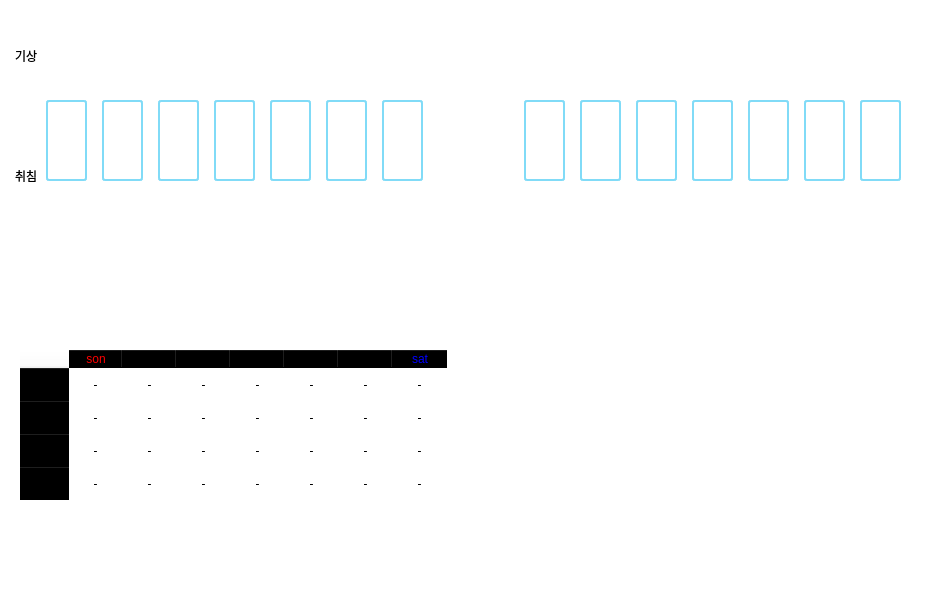
<?xml version="1.0" encoding="UTF-8"?>
<ui version="4.0">
 <class>btn1_widget</class>
 <widget class="QWidget" name="btn1_widget">
  <property name="geometry">
   <rect>
    <x>0</x>
    <y>0</y>
    <width>950</width>
    <height>600</height>
   </rect>
  </property>
  <property name="windowTitle">
   <string>Form</string>
  </property>
  <property name="styleSheet">
   <string notr="true">background-color: rgba(255, 255, 255, 0);</string>
  </property>
  <widget class="QLabel" name="box1">
   <property name="geometry">
    <rect>
     <x>10</x>
     <y>0</y>
     <width>461</width>
     <height>291</height>
    </rect>
   </property>
   <property name="styleSheet">
    <string notr="true">border-image: url(:/report_screen/report_box.png);</string>
   </property>
   <property name="text">
    <string/>
   </property>
  </widget>
  <widget class="QLabel" name="box2">
   <property name="geometry">
    <rect>
     <x>480</x>
     <y>0</y>
     <width>461</width>
     <height>291</height>
    </rect>
   </property>
   <property name="styleSheet">
    <string notr="true">border-image: url(:/report_screen/report_box.png);</string>
   </property>
   <property name="text">
    <string/>
   </property>
  </widget>
  <widget class="QLabel" name="box3">
   <property name="geometry">
    <rect>
     <x>10</x>
     <y>300</y>
     <width>461</width>
     <height>291</height>
    </rect>
   </property>
   <property name="styleSheet">
    <string notr="true">border-image: url(:/report_screen/report_box.png);</string>
   </property>
   <property name="text">
    <string/>
   </property>
  </widget>
  <widget class="QLabel" name="box4">
   <property name="geometry">
    <rect>
     <x>480</x>
     <y>300</y>
     <width>461</width>
     <height>291</height>
    </rect>
   </property>
   <property name="styleSheet">
    <string notr="true">border-image: url(:/report_screen/report_box.png);</string>
   </property>
   <property name="text">
    <string/>
   </property>
  </widget>
  <widget class="QLabel" name="line1">
   <property name="geometry">
    <rect>
     <x>35</x>
     <y>190</y>
     <width>400</width>
     <height>5</height>
    </rect>
   </property>
   <property name="styleSheet">
    <string notr="true">border-image: url(:/report_screen/report_devider.png);</string>
   </property>
   <property name="text">
    <string/>
   </property>
  </widget>
  <widget class="QLabel" name="line2">
   <property name="geometry">
    <rect>
     <x>515</x>
     <y>190</y>
     <width>400</width>
     <height>5</height>
    </rect>
   </property>
   <property name="styleSheet">
    <string notr="true">border-image: url(:/report_screen/report_devider.png);</string>
   </property>
   <property name="text">
    <string/>
   </property>
  </widget>
  <widget class="QLabel" name="text_meatl">
   <property name="geometry">
    <rect>
     <x>30</x>
     <y>310</y>
     <width>271</width>
     <height>47</height>
    </rect>
   </property>
   <property name="styleSheet">
    <string notr="true">border-image: url(:/report_screen/report_meal.png);</string>
   </property>
   <property name="text">
    <string/>
   </property>
  </widget>
  <widget class="QLabel" name="icon_meal">
   <property name="geometry">
    <rect>
     <x>35</x>
     <y>310</y>
     <width>40</width>
     <height>40</height>
    </rect>
   </property>
   <property name="styleSheet">
    <string notr="true">border-image: url(:/report_screen/report_pk.png);</string>
   </property>
   <property name="text">
    <string/>
   </property>
  </widget>
  <widget class="QLabel" name="icon_sleep">
   <property name="geometry">
    <rect>
     <x>35</x>
     <y>10</y>
     <width>40</width>
     <height>40</height>
    </rect>
   </property>
   <property name="styleSheet">
    <string notr="true">border-image: url(:/report_screen/report_moon.png);</string>
   </property>
   <property name="text">
    <string/>
   </property>
  </widget>
  <widget class="QLabel" name="text_sleep">
   <property name="geometry">
    <rect>
     <x>80</x>
     <y>10</y>
     <width>121</width>
     <height>47</height>
    </rect>
   </property>
   <property name="styleSheet">
    <string notr="true">border-image: url(:/report_screen/report_sleep.png);</string>
   </property>
   <property name="text">
    <string/>
   </property>
  </widget>
  <widget class="QLabel" name="text_sleep_2">
   <property name="geometry">
    <rect>
     <x>550</x>
     <y>10</y>
     <width>121</width>
     <height>47</height>
    </rect>
   </property>
   <property name="styleSheet">
    <string notr="true">border-image: url(:/report_screen/report_activepng.png)</string>
   </property>
   <property name="text">
    <string/>
   </property>
  </widget>
  <widget class="QLabel" name="icon_routine">
   <property name="geometry">
    <rect>
     <x>505</x>
     <y>10</y>
     <width>40</width>
     <height>40</height>
    </rect>
   </property>
   <property name="styleSheet">
    <string notr="true">border-image: url(:/report_screen/report_time.png);</string>
   </property>
   <property name="text">
    <string/>
   </property>
  </widget>
  <widget class="QLabel" name="score_label">
   <property name="geometry">
    <rect>
     <x>480</x>
     <y>360</y>
     <width>311</width>
     <height>71</height>
    </rect>
   </property>
   <property name="styleSheet">
    <string notr="true">border-image: url(:/report_screen/report_score.png);</string>
   </property>
   <property name="text">
    <string/>
   </property>
  </widget>
  <widget class="QTextBrowser" name="text_browser_sleep">
   <property name="geometry">
    <rect>
     <x>30</x>
     <y>220</y>
     <width>411</width>
     <height>71</height>
    </rect>
   </property>
   <property name="sizePolicy">
    <sizepolicy hsizetype="Expanding" vsizetype="Expanding">
     <horstretch>0</horstretch>
     <verstretch>0</verstretch>
    </sizepolicy>
   </property>
   <property name="styleSheet">
    <string notr="true">background-color: rgba(255, 255, 255, 0);
border: None;
font: 10pt &quot;마루 부리 Beta&quot;;</string>
   </property>
   <property name="verticalScrollBarPolicy">
    <enum>Qt::ScrollBarAlwaysOff</enum>
   </property>
   <property name="horizontalScrollBarPolicy">
    <enum>Qt::ScrollBarAlwaysOff</enum>
   </property>
   <property name="html">
    <string>&lt;!DOCTYPE HTML PUBLIC &quot;-//W3C//DTD HTML 4.0//EN&quot; &quot;http://www.w3.org/TR/REC-html40/strict.dtd&quot;&gt;
&lt;html&gt;&lt;head&gt;&lt;meta name=&quot;qrichtext&quot; content=&quot;1&quot; /&gt;&lt;style type=&quot;text/css&quot;&gt;
p, li { white-space: pre-wrap; }
&lt;/style&gt;&lt;/head&gt;&lt;body style=&quot; font-family:'마루 부리 Beta'; font-size:10pt; font-weight:400; font-style:normal;&quot;&gt;
&lt;p style=&quot;-qt-paragraph-type:empty; margin-top:0px; margin-bottom:0px; margin-left:0px; margin-right:0px; -qt-block-indent:0; text-indent:0px; font-size:12pt;&quot;&gt;&lt;br /&gt;&lt;/p&gt;&lt;/body&gt;&lt;/html&gt;</string>
   </property>
  </widget>
  <widget class="QTextBrowser" name="text_browser_active">
   <property name="geometry">
    <rect>
     <x>510</x>
     <y>230</y>
     <width>411</width>
     <height>51</height>
    </rect>
   </property>
   <property name="sizePolicy">
    <sizepolicy hsizetype="Expanding" vsizetype="Expanding">
     <horstretch>0</horstretch>
     <verstretch>0</verstretch>
    </sizepolicy>
   </property>
   <property name="styleSheet">
    <string notr="true">background-color: rgba(255, 255, 255, 0);
border: None;
font: 9pt &quot;마루 부리 Beta&quot;;</string>
   </property>
   <property name="verticalScrollBarPolicy">
    <enum>Qt::ScrollBarAlwaysOff</enum>
   </property>
   <property name="horizontalScrollBarPolicy">
    <enum>Qt::ScrollBarAlwaysOff</enum>
   </property>
   <property name="html">
    <string>&lt;!DOCTYPE HTML PUBLIC &quot;-//W3C//DTD HTML 4.0//EN&quot; &quot;http://www.w3.org/TR/REC-html40/strict.dtd&quot;&gt;
&lt;html&gt;&lt;head&gt;&lt;meta name=&quot;qrichtext&quot; content=&quot;1&quot; /&gt;&lt;style type=&quot;text/css&quot;&gt;
p, li { white-space: pre-wrap; }
&lt;/style&gt;&lt;/head&gt;&lt;body style=&quot; font-family:'마루 부리 Beta'; font-size:9pt; font-weight:400; font-style:normal;&quot;&gt;
&lt;p style=&quot;-qt-paragraph-type:empty; margin-top:0px; margin-bottom:0px; margin-left:0px; margin-right:0px; -qt-block-indent:0; text-indent:0px; font-size:12pt;&quot;&gt;&lt;br /&gt;&lt;/p&gt;&lt;/body&gt;&lt;/html&gt;</string>
   </property>
  </widget>
  <widget class="QTextBrowser" name="text_browser_total">
   <property name="geometry">
    <rect>
     <x>510</x>
     <y>420</y>
     <width>411</width>
     <height>151</height>
    </rect>
   </property>
   <property name="sizePolicy">
    <sizepolicy hsizetype="Expanding" vsizetype="Expanding">
     <horstretch>0</horstretch>
     <verstretch>0</verstretch>
    </sizepolicy>
   </property>
   <property name="styleSheet">
    <string notr="true">background-color: rgba(255, 255, 255, 0);
border: None;
font: 12pt &quot;마루 부리 Beta&quot;;</string>
   </property>
   <property name="verticalScrollBarPolicy">
    <enum>Qt::ScrollBarAlwaysOff</enum>
   </property>
   <property name="horizontalScrollBarPolicy">
    <enum>Qt::ScrollBarAlwaysOff</enum>
   </property>
   <property name="html">
    <string>&lt;!DOCTYPE HTML PUBLIC &quot;-//W3C//DTD HTML 4.0//EN&quot; &quot;http://www.w3.org/TR/REC-html40/strict.dtd&quot;&gt;
&lt;html&gt;&lt;head&gt;&lt;meta name=&quot;qrichtext&quot; content=&quot;1&quot; /&gt;&lt;style type=&quot;text/css&quot;&gt;
p, li { white-space: pre-wrap; }
&lt;/style&gt;&lt;/head&gt;&lt;body style=&quot; font-family:'마루 부리 Beta'; font-size:12pt; font-weight:400; font-style:normal;&quot;&gt;
&lt;p style=&quot;-qt-paragraph-type:empty; margin-top:0px; margin-bottom:0px; margin-left:0px; margin-right:0px; -qt-block-indent:0; text-indent:0px;&quot;&gt;&lt;br /&gt;&lt;/p&gt;&lt;/body&gt;&lt;/html&gt;</string>
   </property>
  </widget>
  <widget class="QTextBrowser" name="text_browser_score">
   <property name="geometry">
    <rect>
     <x>630</x>
     <y>370</y>
     <width>71</width>
     <height>41</height>
    </rect>
   </property>
   <property name="sizePolicy">
    <sizepolicy hsizetype="Expanding" vsizetype="Expanding">
     <horstretch>0</horstretch>
     <verstretch>0</verstretch>
    </sizepolicy>
   </property>
   <property name="styleSheet">
    <string notr="true">background-color: rgba(255, 255, 255, 0);
border: None;
font: 22pt &quot;마루 부리 Beta&quot;;
color: rgb(10, 204, 236);</string>
   </property>
   <property name="verticalScrollBarPolicy">
    <enum>Qt::ScrollBarAlwaysOff</enum>
   </property>
   <property name="horizontalScrollBarPolicy">
    <enum>Qt::ScrollBarAlwaysOff</enum>
   </property>
   <property name="html">
    <string>&lt;!DOCTYPE HTML PUBLIC &quot;-//W3C//DTD HTML 4.0//EN&quot; &quot;http://www.w3.org/TR/REC-html40/strict.dtd&quot;&gt;
&lt;html&gt;&lt;head&gt;&lt;meta name=&quot;qrichtext&quot; content=&quot;1&quot; /&gt;&lt;style type=&quot;text/css&quot;&gt;
p, li { white-space: pre-wrap; }
&lt;/style&gt;&lt;/head&gt;&lt;body style=&quot; font-family:'마루 부리 Beta'; font-size:22pt; font-weight:400; font-style:normal;&quot;&gt;
&lt;p style=&quot;-qt-paragraph-type:empty; margin-top:0px; margin-bottom:0px; margin-left:0px; margin-right:0px; -qt-block-indent:0; text-indent:0px; font-size:17pt;&quot;&gt;&lt;br /&gt;&lt;/p&gt;&lt;/body&gt;&lt;/html&gt;</string>
   </property>
  </widget>
  <widget class="QLabel" name="sleep_range">
   <property name="geometry">
    <rect>
     <x>38</x>
     <y>200</y>
     <width>391</width>
     <height>20</height>
    </rect>
   </property>
   <property name="styleSheet">
    <string notr="true">font: 10pt &quot;Fira Code Light&quot;;</string>
   </property>
   <property name="text">
    <string/>
   </property>
   <property name="alignment">
    <set>Qt::AlignCenter</set>
   </property>
  </widget>
  <widget class="QLabel" name="active_range">
   <property name="geometry">
    <rect>
     <x>518</x>
     <y>200</y>
     <width>391</width>
     <height>20</height>
    </rect>
   </property>
   <property name="styleSheet">
    <string notr="true">font: 10pt &quot;Fira Code Light&quot;;</string>
   </property>
   <property name="text">
    <string/>
   </property>
   <property name="alignment">
    <set>Qt::AlignCenter</set>
   </property>
  </widget>
  <widget class="QLabel" name="sleep_bar_1">
   <property name="geometry">
    <rect>
     <x>46</x>
     <y>100</y>
     <width>41</width>
     <height>81</height>
    </rect>
   </property>
   <property name="styleSheet">
    <string notr="true">border-style: solid;
border-width: 2px;
border-color: #81DBF7;
border-radius: 3px;</string>
   </property>
   <property name="text">
    <string/>
   </property>
  </widget>
  <widget class="QLabel" name="sleep_bar_2">
   <property name="geometry">
    <rect>
     <x>102</x>
     <y>100</y>
     <width>41</width>
     <height>81</height>
    </rect>
   </property>
   <property name="styleSheet">
    <string notr="true">border-style: solid;
border-width: 2px;
border-color: #81DBF7;
border-radius: 3px;</string>
   </property>
   <property name="text">
    <string/>
   </property>
  </widget>
  <widget class="QLabel" name="sleep_bar_3">
   <property name="geometry">
    <rect>
     <x>158</x>
     <y>100</y>
     <width>41</width>
     <height>81</height>
    </rect>
   </property>
   <property name="styleSheet">
    <string notr="true">border-style: solid;
border-width: 2px;
border-color: #81DBF7;
border-radius: 3px;</string>
   </property>
   <property name="text">
    <string/>
   </property>
  </widget>
  <widget class="QLabel" name="sleep_bar_4">
   <property name="geometry">
    <rect>
     <x>214</x>
     <y>100</y>
     <width>41</width>
     <height>81</height>
    </rect>
   </property>
   <property name="styleSheet">
    <string notr="true">border-style: solid;
border-width: 2px;
border-color: #81DBF7;
border-radius: 3px;</string>
   </property>
   <property name="text">
    <string/>
   </property>
  </widget>
  <widget class="QLabel" name="sleep_bar_5">
   <property name="geometry">
    <rect>
     <x>270</x>
     <y>100</y>
     <width>41</width>
     <height>81</height>
    </rect>
   </property>
   <property name="styleSheet">
    <string notr="true">border-style: solid;
border-width: 2px;
border-color: #81DBF7;
border-radius: 3px;</string>
   </property>
   <property name="text">
    <string/>
   </property>
  </widget>
  <widget class="QLabel" name="sleep_bar_6">
   <property name="geometry">
    <rect>
     <x>326</x>
     <y>100</y>
     <width>41</width>
     <height>81</height>
    </rect>
   </property>
   <property name="styleSheet">
    <string notr="true">border-style: solid;
border-width: 2px;
border-color: #81DBF7;
border-radius: 3px;</string>
   </property>
   <property name="text">
    <string/>
   </property>
  </widget>
  <widget class="QLabel" name="sleep_bar_7">
   <property name="geometry">
    <rect>
     <x>382</x>
     <y>100</y>
     <width>41</width>
     <height>81</height>
    </rect>
   </property>
   <property name="styleSheet">
    <string notr="true">border-style: solid;
border-width: 2px;
border-color: #81DBF7;
border-radius: 3px;</string>
   </property>
   <property name="text">
    <string/>
   </property>
  </widget>
  <widget class="QLabel" name="active_bar_1">
   <property name="geometry">
    <rect>
     <x>524</x>
     <y>100</y>
     <width>41</width>
     <height>81</height>
    </rect>
   </property>
   <property name="styleSheet">
    <string notr="true">border-style: solid;
border-width: 2px;
border-color: #81DBF7;
border-radius: 3px;</string>
   </property>
   <property name="text">
    <string/>
   </property>
  </widget>
  <widget class="QLabel" name="active_bar_5">
   <property name="geometry">
    <rect>
     <x>748</x>
     <y>100</y>
     <width>41</width>
     <height>81</height>
    </rect>
   </property>
   <property name="styleSheet">
    <string notr="true">border-style: solid;
border-width: 2px;
border-color: #81DBF7;
border-radius: 3px;</string>
   </property>
   <property name="text">
    <string/>
   </property>
  </widget>
  <widget class="QLabel" name="active_bar_3">
   <property name="geometry">
    <rect>
     <x>636</x>
     <y>100</y>
     <width>41</width>
     <height>81</height>
    </rect>
   </property>
   <property name="styleSheet">
    <string notr="true">border-style: solid;
border-width: 2px;
border-color: #81DBF7;
border-radius: 3px;</string>
   </property>
   <property name="text">
    <string/>
   </property>
  </widget>
  <widget class="QLabel" name="active_bar_6">
   <property name="geometry">
    <rect>
     <x>804</x>
     <y>100</y>
     <width>41</width>
     <height>81</height>
    </rect>
   </property>
   <property name="styleSheet">
    <string notr="true">border-style: solid;
border-width: 2px;
border-color: #81DBF7;
border-radius: 3px;</string>
   </property>
   <property name="text">
    <string/>
   </property>
  </widget>
  <widget class="QLabel" name="active_bar_7">
   <property name="geometry">
    <rect>
     <x>860</x>
     <y>100</y>
     <width>41</width>
     <height>81</height>
    </rect>
   </property>
   <property name="styleSheet">
    <string notr="true">border-style: solid;
border-width: 2px;
border-color: #81DBF7;
border-radius: 3px;</string>
   </property>
   <property name="text">
    <string/>
   </property>
  </widget>
  <widget class="QLabel" name="active_bar_2">
   <property name="geometry">
    <rect>
     <x>580</x>
     <y>100</y>
     <width>41</width>
     <height>81</height>
    </rect>
   </property>
   <property name="styleSheet">
    <string notr="true">border-style: solid;
border-width: 2px;
border-color: #81DBF7;
border-radius: 3px;</string>
   </property>
   <property name="text">
    <string/>
   </property>
  </widget>
  <widget class="QLabel" name="active_bar_4">
   <property name="geometry">
    <rect>
     <x>692</x>
     <y>100</y>
     <width>41</width>
     <height>81</height>
    </rect>
   </property>
   <property name="styleSheet">
    <string notr="true">border-style: solid;
border-width: 2px;
border-color: #81DBF7;
border-radius: 3px;</string>
   </property>
   <property name="text">
    <string/>
   </property>
  </widget>
  <widget class="QTableWidget" name="eat_table">
   <property name="geometry">
    <rect>
     <x>20</x>
     <y>350</y>
     <width>441</width>
     <height>161</height>
    </rect>
   </property>
   <property name="font">
    <font>
     <family>마루 부리 Beta</family>
    </font>
   </property>
   <property name="frameShape">
    <enum>QFrame::NoFrame</enum>
   </property>
   <property name="frameShadow">
    <enum>QFrame::Sunken</enum>
   </property>
   <property name="showGrid">
    <bool>true</bool>
   </property>
   <property name="gridStyle">
    <enum>Qt::DashLine</enum>
   </property>
   <property name="sortingEnabled">
    <bool>false</bool>
   </property>
   <property name="wordWrap">
    <bool>true</bool>
   </property>
   <property name="cornerButtonEnabled">
    <bool>true</bool>
   </property>
   <attribute name="horizontalHeaderVisible">
    <bool>true</bool>
   </attribute>
   <attribute name="horizontalHeaderCascadingSectionResizes">
    <bool>false</bool>
   </attribute>
   <attribute name="horizontalHeaderDefaultSectionSize">
    <number>54</number>
   </attribute>
   <attribute name="verticalHeaderCascadingSectionResizes">
    <bool>false</bool>
   </attribute>
   <attribute name="verticalHeaderDefaultSectionSize">
    <number>33</number>
   </attribute>
   <row>
    <property name="text">
     <string>아침</string>
    </property>
   </row>
   <row>
    <property name="text">
     <string>점심</string>
    </property>
   </row>
   <row>
    <property name="text">
     <string>저녁</string>
    </property>
   </row>
   <row>
    <property name="text">
     <string>복약횟수</string>
    </property>
   </row>
   <column>
    <property name="text">
     <string>son</string>
    </property>
    <property name="foreground">
     <brush brushstyle="SolidPattern">
      <color alpha="255">
       <red>255</red>
       <green>0</green>
       <blue>0</blue>
      </color>
     </brush>
    </property>
   </column>
   <column>
    <property name="text">
     <string>mon</string>
    </property>
   </column>
   <column>
    <property name="text">
     <string>tue</string>
    </property>
   </column>
   <column>
    <property name="text">
     <string>wed</string>
    </property>
   </column>
   <column>
    <property name="text">
     <string>thu</string>
    </property>
   </column>
   <column>
    <property name="text">
     <string>fri</string>
    </property>
   </column>
   <column>
    <property name="text">
     <string>sat</string>
    </property>
    <property name="foreground">
     <brush brushstyle="SolidPattern">
      <color alpha="255">
       <red>0</red>
       <green>0</green>
       <blue>255</blue>
      </color>
     </brush>
    </property>
   </column>
   <item row="0" column="0">
    <property name="text">
     <string>-</string>
    </property>
    <property name="textAlignment">
     <set>AlignCenter</set>
    </property>
   </item>
   <item row="0" column="1">
    <property name="text">
     <string>-</string>
    </property>
    <property name="textAlignment">
     <set>AlignCenter</set>
    </property>
   </item>
   <item row="0" column="2">
    <property name="text">
     <string>-</string>
    </property>
    <property name="textAlignment">
     <set>AlignCenter</set>
    </property>
   </item>
   <item row="0" column="3">
    <property name="text">
     <string>-</string>
    </property>
    <property name="textAlignment">
     <set>AlignCenter</set>
    </property>
   </item>
   <item row="0" column="4">
    <property name="text">
     <string>-</string>
    </property>
    <property name="textAlignment">
     <set>AlignCenter</set>
    </property>
   </item>
   <item row="0" column="5">
    <property name="text">
     <string>-</string>
    </property>
    <property name="textAlignment">
     <set>AlignCenter</set>
    </property>
   </item>
   <item row="0" column="6">
    <property name="text">
     <string>-</string>
    </property>
    <property name="textAlignment">
     <set>AlignCenter</set>
    </property>
   </item>
   <item row="1" column="0">
    <property name="text">
     <string>-</string>
    </property>
    <property name="textAlignment">
     <set>AlignCenter</set>
    </property>
   </item>
   <item row="1" column="1">
    <property name="text">
     <string>-</string>
    </property>
    <property name="textAlignment">
     <set>AlignCenter</set>
    </property>
   </item>
   <item row="1" column="2">
    <property name="text">
     <string>-</string>
    </property>
    <property name="textAlignment">
     <set>AlignCenter</set>
    </property>
   </item>
   <item row="1" column="3">
    <property name="text">
     <string>-</string>
    </property>
    <property name="textAlignment">
     <set>AlignCenter</set>
    </property>
   </item>
   <item row="1" column="4">
    <property name="text">
     <string>-</string>
    </property>
    <property name="textAlignment">
     <set>AlignCenter</set>
    </property>
   </item>
   <item row="1" column="5">
    <property name="text">
     <string>-</string>
    </property>
    <property name="textAlignment">
     <set>AlignCenter</set>
    </property>
   </item>
   <item row="1" column="6">
    <property name="text">
     <string>-</string>
    </property>
    <property name="textAlignment">
     <set>AlignCenter</set>
    </property>
   </item>
   <item row="2" column="0">
    <property name="text">
     <string>-</string>
    </property>
    <property name="textAlignment">
     <set>AlignCenter</set>
    </property>
   </item>
   <item row="2" column="1">
    <property name="text">
     <string>-</string>
    </property>
    <property name="textAlignment">
     <set>AlignCenter</set>
    </property>
   </item>
   <item row="2" column="2">
    <property name="text">
     <string>-</string>
    </property>
    <property name="textAlignment">
     <set>AlignCenter</set>
    </property>
   </item>
   <item row="2" column="3">
    <property name="text">
     <string>-</string>
    </property>
    <property name="textAlignment">
     <set>AlignCenter</set>
    </property>
   </item>
   <item row="2" column="4">
    <property name="text">
     <string>-</string>
    </property>
    <property name="textAlignment">
     <set>AlignCenter</set>
    </property>
   </item>
   <item row="2" column="5">
    <property name="text">
     <string>-</string>
    </property>
    <property name="textAlignment">
     <set>AlignCenter</set>
    </property>
   </item>
   <item row="2" column="6">
    <property name="text">
     <string>-</string>
    </property>
    <property name="textAlignment">
     <set>AlignCenter</set>
    </property>
   </item>
   <item row="3" column="0">
    <property name="text">
     <string>-</string>
    </property>
    <property name="textAlignment">
     <set>AlignCenter</set>
    </property>
   </item>
   <item row="3" column="1">
    <property name="text">
     <string>-</string>
    </property>
    <property name="textAlignment">
     <set>AlignCenter</set>
    </property>
   </item>
   <item row="3" column="2">
    <property name="text">
     <string>-</string>
    </property>
    <property name="textAlignment">
     <set>AlignCenter</set>
    </property>
   </item>
   <item row="3" column="3">
    <property name="text">
     <string>-</string>
    </property>
    <property name="textAlignment">
     <set>AlignCenter</set>
    </property>
   </item>
   <item row="3" column="4">
    <property name="text">
     <string>-</string>
    </property>
    <property name="textAlignment">
     <set>AlignCenter</set>
    </property>
   </item>
   <item row="3" column="5">
    <property name="text">
     <string>-</string>
    </property>
    <property name="textAlignment">
     <set>AlignCenter</set>
    </property>
   </item>
   <item row="3" column="6">
    <property name="text">
     <string>-</string>
    </property>
    <property name="textAlignment">
     <set>AlignCenter</set>
    </property>
   </item>
  </widget>
  <widget class="QLabel" name="sleep_start_label">
   <property name="geometry">
    <rect>
     <x>30</x>
     <y>170</y>
     <width>411</width>
     <height>16</height>
    </rect>
   </property>
   <property name="styleSheet">
    <string notr="true">font: 25 10pt &quot;Fira Code Light&quot;;</string>
   </property>
   <property name="text">
    <string/>
   </property>
   <property name="alignment">
    <set>Qt::AlignCenter</set>
   </property>
  </widget>
  <widget class="QLabel" name="sleep_end_label">
   <property name="geometry">
    <rect>
     <x>30</x>
     <y>50</y>
     <width>411</width>
     <height>16</height>
    </rect>
   </property>
   <property name="styleSheet">
    <string notr="true">font: 25 10pt &quot;Fira Code Light&quot;;</string>
   </property>
   <property name="text">
    <string/>
   </property>
   <property name="alignment">
    <set>Qt::AlignCenter</set>
   </property>
  </widget>
  <widget class="QLabel" name="label">
   <property name="geometry">
    <rect>
     <x>15</x>
     <y>50</y>
     <width>56</width>
     <height>12</height>
    </rect>
   </property>
   <property name="styleSheet">
    <string notr="true">font: 8pt &quot;마루 부리 Beta&quot;;</string>
   </property>
   <property name="text">
    <string>기상</string>
   </property>
  </widget>
  <widget class="QLabel" name="label_2">
   <property name="geometry">
    <rect>
     <x>15</x>
     <y>170</y>
     <width>56</width>
     <height>12</height>
    </rect>
   </property>
   <property name="styleSheet">
    <string notr="true">font: 8pt &quot;마루 부리 Beta&quot;;</string>
   </property>
   <property name="text">
    <string>취침</string>
   </property>
  </widget>
  <widget class="QLabel" name="active_time_label">
   <property name="geometry">
    <rect>
     <x>510</x>
     <y>170</y>
     <width>411</width>
     <height>16</height>
    </rect>
   </property>
   <property name="styleSheet">
    <string notr="true">font: 25 10pt &quot;Fira Code Light&quot;;</string>
   </property>
   <property name="text">
    <string/>
   </property>
   <property name="alignment">
    <set>Qt::AlignCenter</set>
   </property>
  </widget>
  <zorder>box1</zorder>
  <zorder>box2</zorder>
  <zorder>box3</zorder>
  <zorder>box4</zorder>
  <zorder>line1</zorder>
  <zorder>line2</zorder>
  <zorder>text_meatl</zorder>
  <zorder>icon_meal</zorder>
  <zorder>text_sleep</zorder>
  <zorder>icon_sleep</zorder>
  <zorder>text_sleep_2</zorder>
  <zorder>icon_routine</zorder>
  <zorder>score_label</zorder>
  <zorder>text_browser_sleep</zorder>
  <zorder>text_browser_active</zorder>
  <zorder>text_browser_total</zorder>
  <zorder>text_browser_score</zorder>
  <zorder>sleep_range</zorder>
  <zorder>active_range</zorder>
  <zorder>sleep_bar_1</zorder>
  <zorder>sleep_bar_2</zorder>
  <zorder>sleep_bar_3</zorder>
  <zorder>sleep_bar_4</zorder>
  <zorder>sleep_bar_5</zorder>
  <zorder>sleep_bar_6</zorder>
  <zorder>sleep_bar_7</zorder>
  <zorder>active_bar_1</zorder>
  <zorder>active_bar_5</zorder>
  <zorder>active_bar_3</zorder>
  <zorder>active_bar_6</zorder>
  <zorder>active_bar_7</zorder>
  <zorder>active_bar_2</zorder>
  <zorder>active_bar_4</zorder>
  <zorder>eat_table</zorder>
  <zorder>sleep_start_label</zorder>
  <zorder>sleep_end_label</zorder>
  <zorder>label</zorder>
  <zorder>label_2</zorder>
  <zorder>active_time_label</zorder>
 </widget>
 <resources>
  <include location="data/images/resources.qrc"/>
 </resources>
 <connections/>
</ui>
